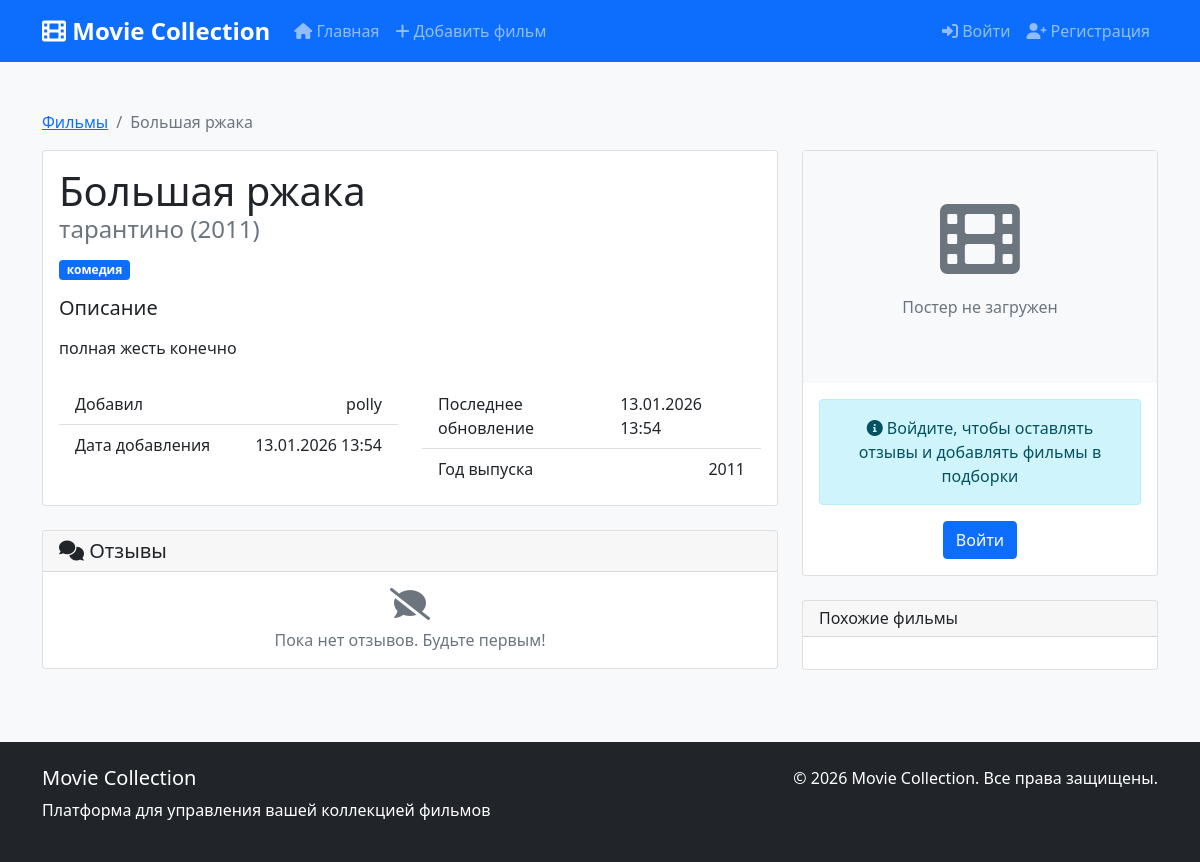
/movie/3/, run on the app's committed database.
### movies/models.py (models this page shows, shortened)
class Movie(TimeStampedModel):
    title = models.CharField(
        _('Название фильма'),
        max_length=255
    )
    director = models.CharField(
        _('Режиссёр'),
        max_length=255
    )
    release_year = models.PositiveIntegerField(
        _('Год выпуска'),
        db_index=True,
        validators=[MinValueValidator(1888), MaxValueValidator(2100)]
    )
    genre = models.ForeignKey(
        Genre,
        on_delete=models.SET_NULL,
        null=True,
        blank=True,
        verbose_name=_('Жанр')
    )
    description = models.TextField(
        _('Описание'),
        blank=True
    )
    poster = models.ImageField(
        _('Постер'),
        upload_to='movie_posters/',
        null=True,
        blank=True
    )
    added_by = models.ForeignKey(
        User,
        on_delete=models.CASCADE,
        related_name='movies',
        verbose_name=_('Добавил пользователь')
    )
    class Meta:
        verbose_name = _('Фильм')
        verbose_name_plural = _('Фильмы')
        ordering = ['-created_at']
        unique_together = ['title', 'director', 'release_year']
    @property
    def average_rating(self):
        from django.db.models import Avg
        result = self.reviews.aggregate(average=Avg('rating'))
        return result['average'] or 0

class Genre(models.Model):
    name = models.CharField(
        _('Название жанра'),
        max_length=100,
        unique=True
    )
    class Meta:
        verbose_name = _('Жанр')
        verbose_name_plural = _('Жанры')
        ordering = ['name']

### movies/views.py (the view)
# urls.py: path('movie/<int:pk>/', views.MovieDetailView.as_view(), name='movie_detail'),
class MovieDetailView(DetailView):
    model = Movie
    template_name = 'movies/movie_detail.html'
    context_object_name = 'movie'
    def get_context_data(self, **kwargs):
        context = super().get_context_data(**kwargs)
        context['reviews'] = self.object.reviews.select_related('user').order_by('-created_at')
        return context

### templates/movies/movie_detail.html (shortened to what this page needs)
{% extends 'base.html' %}
{% load static %}
{% block content %}
<div class="container mt-4">
    <nav aria-label="breadcrumb">
        <ol class="breadcrumb">
            <li class="breadcrumb-item"><a href="{% url 'movies:movie_list' %}">Фильмы</a></li>
            <li class="breadcrumb-item active">{{ movie.title }}</li>
        </ol>
    </nav>
    <div class="row">
        <div class="col-lg-8">
            <div class="card mb-4">
                <div class="card-body">
                    <div class="d-flex justify-content-between align-items-start mb-3">
                        <div>
                            <h1 class="card-title mb-1">{{ movie.title }}</h1>
                            <h4 class="card-subtitle text-muted">{{ movie.director }} ({{ movie.release_year }})</h4>
                        </div>
                    </div>
                    <div class="d-flex align-items-center mb-3">
                        {% if movie.genre %}
                            <span class="badge bg-primary me-3">{{ movie.genre.name }}</span>
                        {% endif %}
                    </div>
                    {% if movie.description %}
                        <div class="mb-4">
                            <h5>Описание</h5>
                            <p class="card-text">{{ movie.description|linebreaks }}</p>
                        </div>
                    {% endif %}
                    <div class="row">
                        <div class="col-md-6">
                            <ul class="list-group list-group-flush">
                                <li class="list-group-item d-flex justify-content-between">
                                    <span>Добавил</span>
                                    <span>{{ movie.added_by.username }}</span>
                                </li>
                                <li class="list-group-item d-flex justify-content-between">
                                    <span>Дата добавления</span>
                                    <span>{{ movie.created_at|date:"d.m.Y H:i" }}</span>
                                </li>
                            </ul>
                        </div>
                        <div class="col-md-6">
                            <ul class="list-group list-group-flush">
                                <li class="list-group-item d-flex justify-content-between">
                                    <span>Последнее обновление</span>
                                    <span>{{ movie.updated_at|date:"d.m.Y H:i" }}</span>
                                </li>
                                <li class="list-group-item d-flex justify-content-between">
                                    <span>Год выпуска</span>
                                    <span>{{ movie.release_year }}</span>
                                </li>
                            </ul>
                        </div>
                    </div>
                </div>
            </div>
            <div class="card">
                <div class="card-header d-flex justify-content-between align-items-center">
                    <h5 class="mb-0"><i class="fas fa-comments"></i> Отзывы</h5>
                </div>
                <div class="card-body">
                    {% if reviews %}
                        {% for review in reviews %}
                            <div class="border-bottom pb-3 mb-3">
                                <div class="d-flex justify-content-between align-items-start">
                                    <div>
                                        <h6 class="mb-1">{{ review.user.username }}</h6>
                                        <div class="text-warning mb-2">
                                            {% for i in "12345" %}
                                                {% if forloop.counter <= review.rating %}
                                                    <i class="fas fa-star"></i>
                                                {% else %}
                                                    <i class="far fa-star"></i>
                                                {% endif %}
                                            {% endfor %}
                                            <small class="text-muted ms-2">{{ review.created_at|date:"d.m.Y" }}</small>
                                        </div>
                                    </div>
                                </div>
                                {% if review.text %}
                                    <p class="mb-0">{{ review.text|linebreaks }}</p>
                                {% endif %}
                            </div>
                        {% endfor %}
                    {% else %}
                        <p class="text-muted text-center mb-0">
                            <i class="fas fa-comment-slash fa-2x mb-2 d-block"></i>
                            Пока нет отзывов. Будьте первым!
                        </p>
                    {% endif %}
                </div>
            </div>
        </div>
        <div class="col-lg-4">
            <div class="sticky-top" style="top: 20px;">
                <div class="card mb-4">
                    {% if movie.poster %}
                        <img src="{{ movie.poster.url }}" class="card-img-top" alt="{{ movie.title }}">
                    {% else %}
                        <div class="text-center p-5 bg-light">
                            <i class="fas fa-film fa-5x text-muted mb-3"></i>
                            <p class="text-muted">Постер не загружен</p>
                        </div>
                    {% endif %}
                    <div class="card-body text-center">
                        {% if user.is_authenticated %}
                            <div class="d-grid gap-2">
                                <button class="btn btn-primary" data-bs-toggle="modal" data-bs-target="#addReviewModal">
                                    <i class="fas fa-star"></i> Оценить фильм
                                </button>
                                <button class="btn btn-outline-primary" data-bs-toggle="modal" data-bs-target="#addToCollectionModal">
                                    <i class="fas fa-plus"></i> В подборку
                                </button>
                            </div>
                        {% else %}
                            <div class="alert alert-info">
                                <i class="fas fa-info-circle"></i>
                                Войдите, чтобы оставлять отзывы и добавлять фильмы в подборки
                            </div>
                            <a href="{% url 'login' %}?next={{ request.path }}" class="btn btn-primary">
                                Войти
                            </a>
                        {% endif %}
                    </div>
                </div>
                <div class="card">
                    <div class="card-header">
                        <h6 class="mb-0">Похожие фильмы</h6>
                    </div>
                    <div class="card-body">
                    </div>
                </div>
            </div>
        </div>
    </div>
</div>
{% endblock %}

### static/css/style.css (style rules this page uses)
body { font-family: 'Segoe UI', Tahoma, Geneva, Verdana, sans-serif; background-color: #f8f9fa; min-height: 100vh; display: flex; flex-direction: column; }
.btn-primary { background-color: #0d6efd; border-color: #0d6efd; }

### data on the page
Movie: title "Большая ржака", director "тарантино", release_year "2011", genre.name "комедия", description "полная жесть конечно", added_by.username "polly", created_at "13.01.2026 13:54", updated_at "13.01.2026 13:54"
